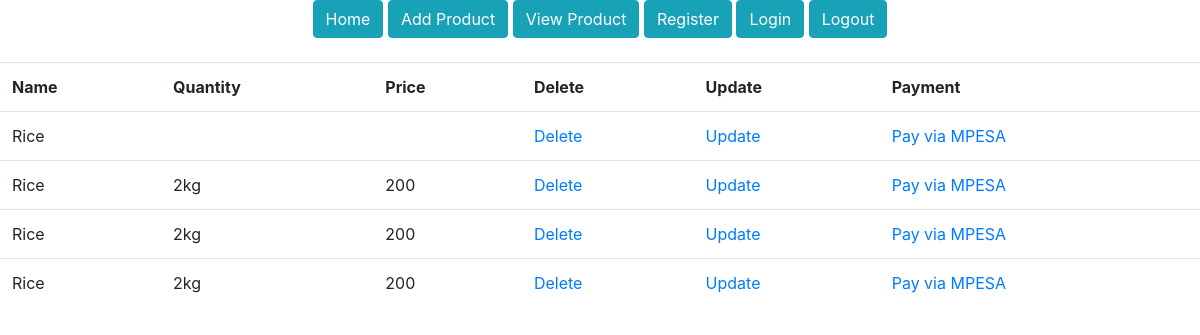
Page /products/ (signed in) on the earlier database version.
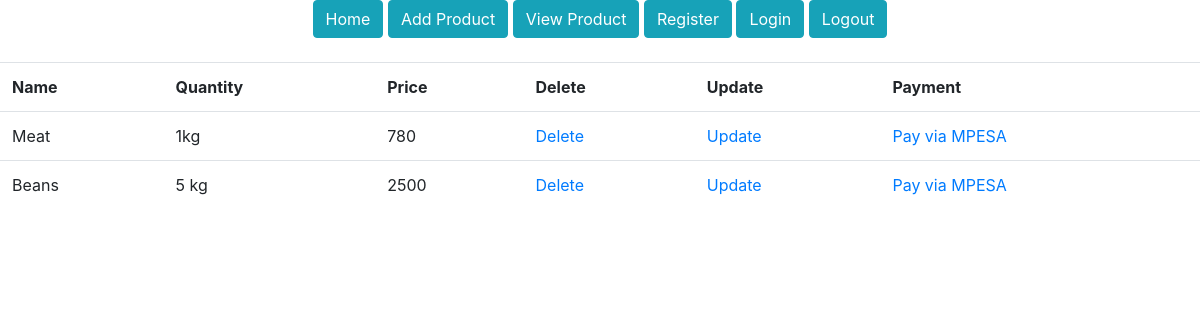
Same page on the later database version.
### morningDjangoProject/models.py (models this page shows)
class Product(models.Model):
    prod_name = models.CharField(max_length=30, blank=False, null=False)
    prod_quantity = models.CharField(max_length=30, blank=False, null=False)
    prod_price = models.CharField(max_length=30, blank=False, null=False)

### morningDjangoProject/views.py (the view)
# urls.py: path('products/', general_views.view_products, name='products'),
@login_required
def view_products(request):
    products = Product.objects.all()
    return render(request, 'products.html', {'products': products})

### templates/products.html
{% extends 'base.html' %}
{% load static %}
{% block content %}
    <section class="products-section">
        <div class="product-section-container">
            <table class="table">
                <tr>
                    <th>Name</th>
                    <th>Quantity</th>
                    <th>Price</th>
                    <th>Delete</th>
                    <th>Update</th>
                    <th>Payment</th>
                </tr>
                {% for product in products %}
                    <tr>
                        <td>{{ product.prod_name }}</td>
                        <td>{{ product.prod_quantity}}</td>
                        <td>{{ product.prod_price }}</td>
                        <td><a href="/delete-product/{{ product.id }}">Delete</a></td>
                        <td><a href="/update-product/{{ product.id }}">Update</a></td>
                        <td><a href="/pay/{{ product.id }}">Pay via MPESA</a></td>
                    </tr>
                {% endfor %}
            </table>
        </div>
    </section>
{% endblock %}

### templates/base.html (shortened to what this page needs)
<!DOCTYPE html>
<html lang="en">
<head>
    {% load static %}
    {% load crispy_forms_tags %}
    <link rel="stylesheet" href="{% static 'bootstrap/css/bootstrap.css' %}">
</head>
<body>
<section class="navigation-section">
    <div class="navigation-section-container d-flex justify-content-center mb-4">
        <nav class="navigation">
            <a href="{% url 'home' %}"><button class="btn btn-info">Home</button></a>
            <a href="{% url 'add-product' %}"><button class="btn btn-info">Add Product</button></a>
            <a href="{% url 'products' %}"><button class="btn btn-info">View Product</button></a>
            <a href="{% url 'register' %}"><button class="btn btn-info">Register</button></a>
            <a href="{% url 'login' %}"><button class="btn btn-info">Login</button></a>
            <a href="{% url 'logout' %}"><button class="btn btn-info">Logout</button></a>
        </nav>
    </div>
</section>
{% block content %}
{% endblock %}
</body>
</html>

Differences in the rows shown:
removed Product: prod_name "Rice"
removed Product: prod_name "Rice", prod_quantity "2kg", prod_price "200"
removed Product: prod_name "Rice", prod_quantity "2kg", prod_price "200"
changed Product: prod_name "Rice" → "Meat"; prod_quantity "2kg" → "1kg"; prod_price "200" → "780"
added Product: prod_name "Beans", prod_quantity "5 kg", prod_price "2500"
